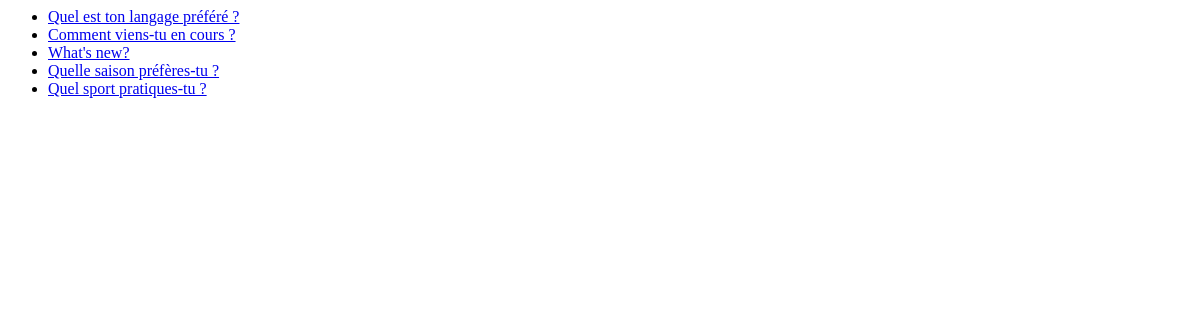
The page /polls/ on the database as committed earlier.
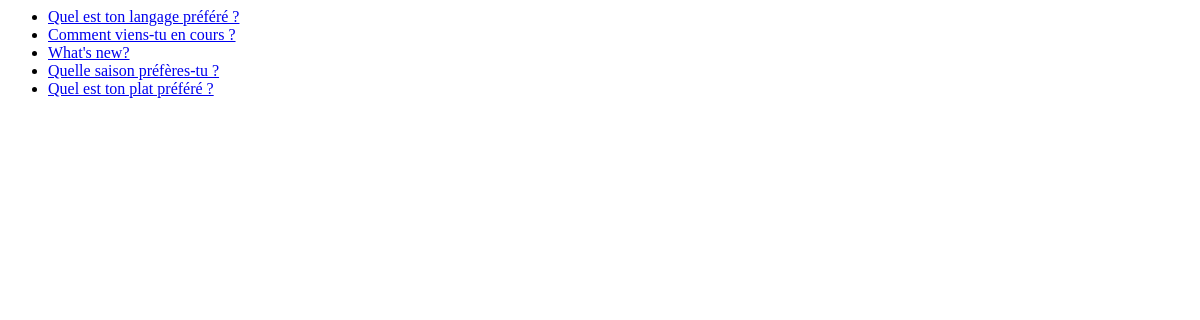
The same page on the database as committed later.
### polls/models.py (models this page shows, shortened)
class Question(models.Model):
    question_text = models.CharField(max_length=200)
    pub_date = models.DateTimeField("date published")

### polls/views.py (the view)
# urls.py: path("", views.index, name="index"),
def index(request):
    latest_question_list = Question.objects.order_by("-pub_date")[:5]
    template = loader.get_template("polls/index.html")
    context = {"latest_question_list": latest_question_list}
    return HttpResponse(template.render(context, request))

### polls/templates/polls/index.html
{% if latest_question_list %}
    <ul>
    {% for question in latest_question_list %}
        <li><a href="{% url 'polls:detail' question.id %}">{{ question.question_text }}</a></li>
    {% endfor %}
    </ul>
{% else %}
    <p>No polls are available.</p>
{% endif %}

Rows that differ between the two databases and show on the page:
no longer on this page (row unchanged): Question: question_text "Quel sport pratiques-tu ?"
added Question: question_text "Quel est ton plat préféré ?"
